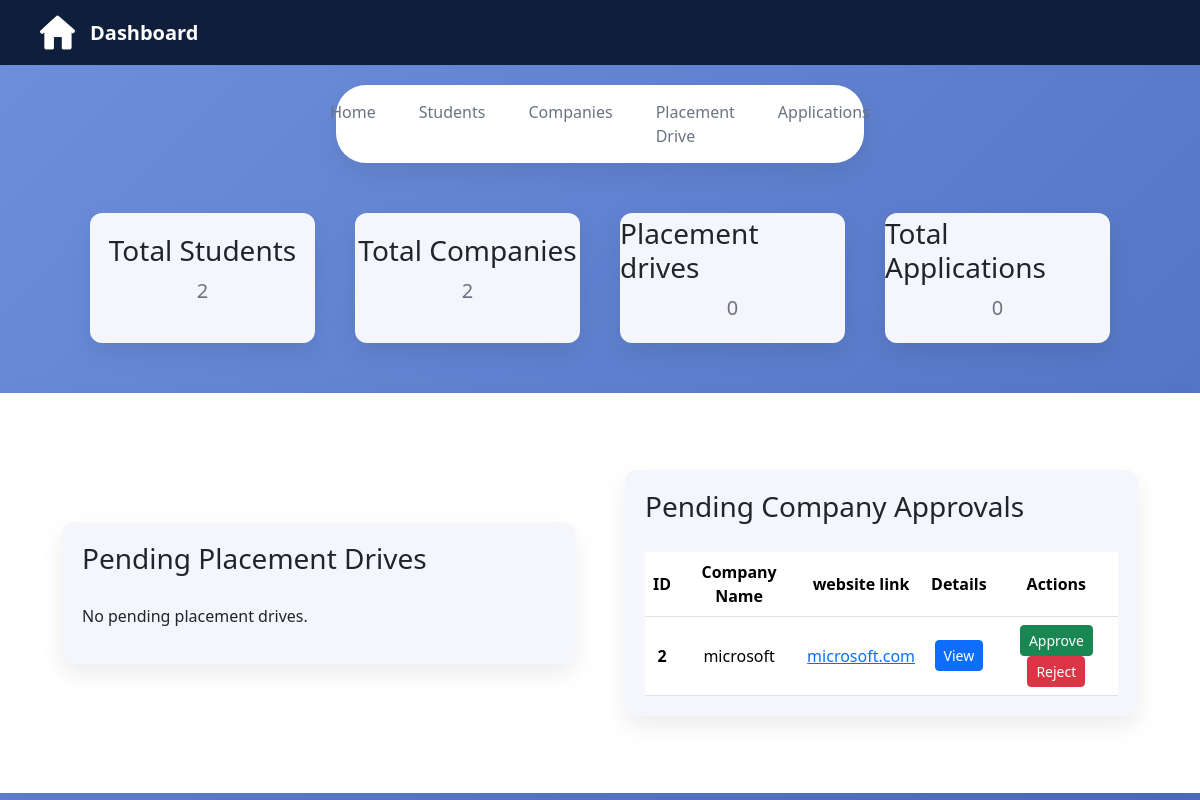
/admin-dashboard, run on an earlier commit of the app's database.
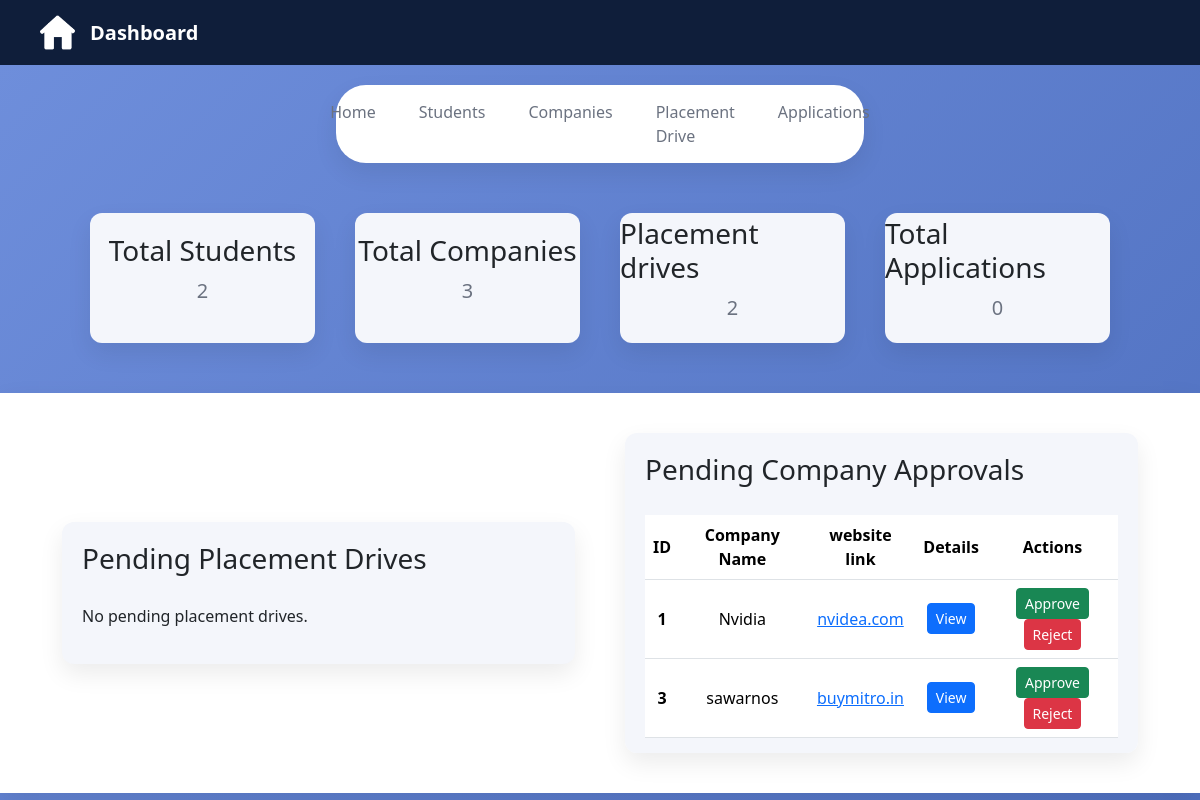
And on a later commit of the database.
### application/model.py (models this page shows)
class Company(db.Model):
    __tablename__ = "company"
    id = db.Column(db.Integer , primary_key = True)
    user_id = db.Column(db.Integer ,db.ForeignKey('user.id'),nullable = False)
    name = db.Column(db.String(50) , nullable = False)
    hr_contact = db.Column(db.String(150) , nullable = False , unique = True)
    website_link = db.Column(db.String(500) , nullable = False)
    field = db.Column(db.String(50) , nullable = False)
    status = db.Column(db.String(50) , nullable = False , default = "unverified")
    placement_drive = db.relationship('PlacementDrive' , backref = 'company' , cascade = 'all, delete-orphan')

### application/controllers.py (the view)
@app.route('/admin-dashboard')
def admin_dashboard():
    company = Company.query.all()
    unverified_company = Company.query.filter_by(status='unverified').all()
    student = Student.query.all()
    placement_drives = PlacementDrive.query.all()
    applications = Applications.query.all()
    return render_template("/admin/dashboard.html", company=company, student=student, unverified_company=unverified_company, placement_drives=placement_drives, applications=applications)

### templates/admin/dashboard.html (shortened to what the changed rows need)
<!DOCTYPE html>
<html lang="en">
<head>
    <link href="https://cdn.jsdelivr.net/npm/bootstrap@5.3.8/dist/css/bootstrap.min.css" rel="stylesheet">
    <link rel="stylesheet" href="{{ url_for('static', filename='css/admin.css') }}">
</head>
<body>
    <div class="dashboard-data">
        <div class="box">
            <h3>Total Companies</h3>
            <p>{{ company|length }}</p>
        </div>
        <div class="box">
            <h3>Placement drives</h3>
            <p>{{ placement_drives|length }}</p>
        </div>
    </div>
    <div class="pending-data">
        <div class="pending-companies">
            {% if unverified_company %}
            <table class="table table-hover">
                <thead>
                    <tr>
                        <th scope="col">ID</th>
                        <th scope="col">Company Name</th>
                        <th scope="col">website link</th>
                        <th scope="col">Details</th>
                        <th scope="col">Actions</th>
                    </tr>
                </thead>
                <tbody>
                    {% for company in unverified_company %}
                    <tr>
                        <th scope="row">{{ company.id }}</th>
                        <td>{{ company.name }}</td>
                        <td><a href="{{ company.website_link }}">{{ company.website_link }}</a></td>
                        <td><a href="/admin-company-details/{{ company.id }}" class="btn btn-primary btn-sm">View</a></td>
                        <td>
                            <a href="/company-verified/{{ company.id }}"  class="btn btn-success btn-sm">Approve</a>
                            <a href="/company-rejected/{{ company.id }}" class="btn btn-danger btn-sm">Reject</a>
                        </td>
                    </tr>
                    {% endfor %}
                </tbody>
            </table>
            {% else %}
            <p>No pending company approvals.</p>
            {% endif %}
        </div>
    </div>
</body>
</html>

What changed in the data, as far as the page shows it:
no longer on this page (row edited): Company: id "2", name "microsoft", website_link "microsoft.com"
now on this page (row edited): Company: id "1", name "Nvidia", website_link "nvidea.com"
added Company: id "3", name "sawarnos", website_link "buymitro.in"
Also different on the page:
{{ company|length }}: "2" → "3"
{{ placement_drives|length }}: "0" → "2"
